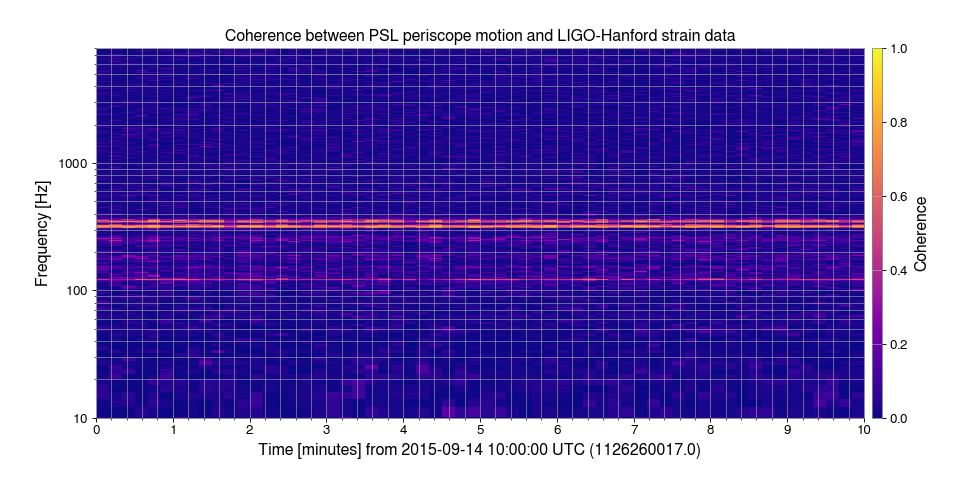

Write the Python code that produced this figure.
plot = coh.plot()
ax = plot.gca()
ax.set_ylabel('Frequency [Hz]')
ax.set_yscale('log')
ax.set_ylim(10, 8000)
ax.set_title(
    'Coherence between PSL periscope motion and LIGO-Hanford strain data',
)
ax.grid(True, 'both', 'both')
ax.colorbar(label='Coherence', clim=[0, 1], cmap='plasma')
plot.show()
